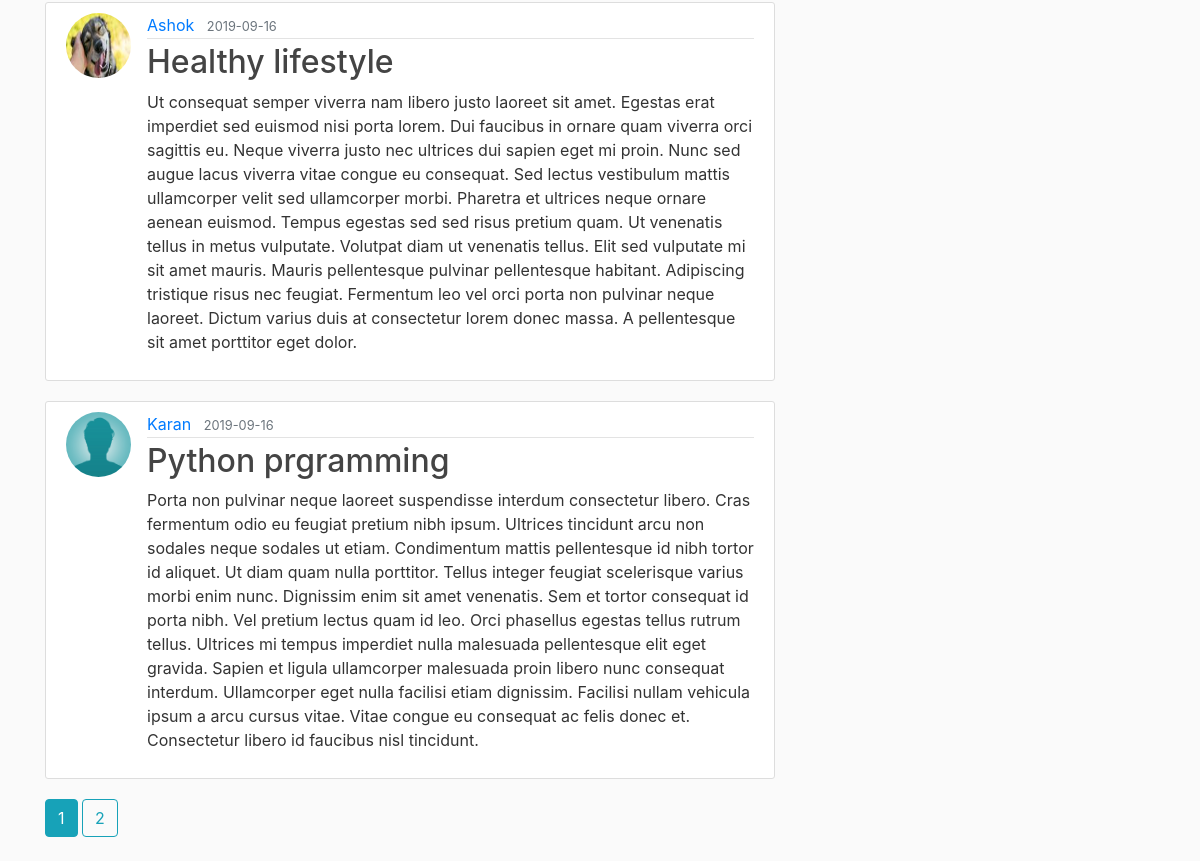
Page /home (lower part) on the earlier database version.
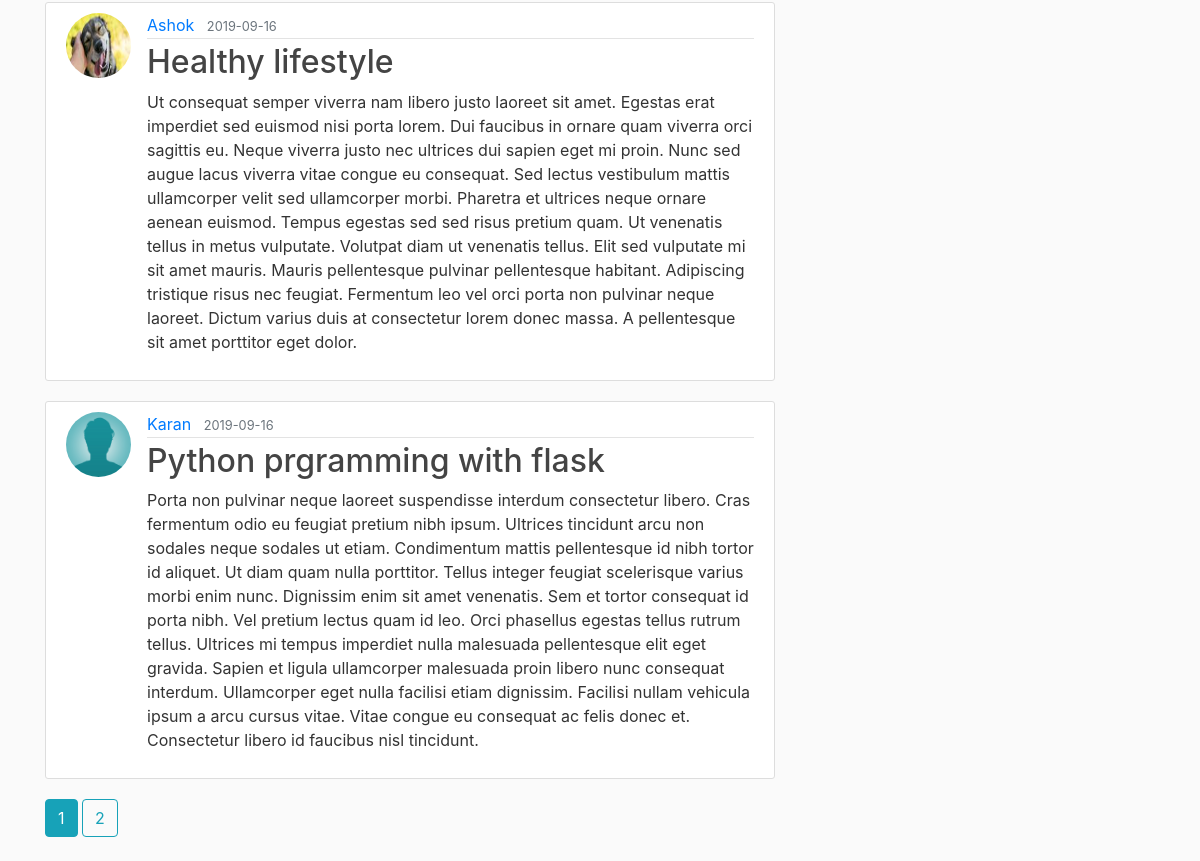
Same page on the later database version.
### flaskblog/models.py (models this page shows, shortened)
class Post(db.Model):
    id = db.Column(db.Integer, primary_key=True)
    title = db.Column(db.String(100), nullable=False)
    date_posted = db.Column(db.DateTime, nullable=False, default=datetime.utcnow)
    content = db.Column(db.Text, nullable=False)
    user_id = db.Column(db.Integer, db.ForeignKey('user.id'), nullable=False)

class User(db.Model, UserMixin):
    id = db.Column(db.Integer, primary_key=True)
    username = db.Column(db.String(20), unique=True, nullable=False)
    email = db.Column(db.String(120), unique=True, nullable=False)
    image_file = db.Column(db.String(20), nullable=False, default='default.jpg')
    password = db.Column(db.String(60), nullable=False)
    posts = db.relationship('Post', backref='author', lazy=True)

### flaskblog/main/routes.py (the view)
@main.route('/')
@main.route('/home')
def home():
    page = request.args.get('page', 1, type=int)
    posts = Post.query.order_by(Post.date_posted.desc()).paginate(page=page, per_page=5)
    return render_template('home.html', posts=posts)

### flaskblog/templates/home.html (shortened to what this page needs)
{% extends "layout.html" %}
{% block content %}
    {% for post in posts.items %}
        <article class="media content-section">
            <img class="rounded-circle article-img" src="{{ url_for('static', filename='profile_pics/' + post.author.image_file) }}">
          <div class="media-body">
            <div class="article-metadata">
              <a class="mr-2" href="{{ url_for('users.user_posts', username=post.author.username) }}">{{ post.author.username }}</a>
              <small class="text-muted">{{ post.date_posted.strftime('%Y-%m-%d') }}</small>
            </div>
            <h2><a class="article-title" href="{{ url_for('posts.post', post_id=post.id) }}">{{ post.title }}</a></h2>
            <p class="article-content">{{ post.content }}</p>
          </div>
        </article>
    {% endfor %}
    {% for page_num in posts.iter_pages(left_edge=1, right_edge=1, left_current=1, right_current=2) %}
        {% if page_num %}
            {% if posts.page == page_num %}
                <a href="{{ url_for('main.home', page=page_num) }}" class="btn btn-info mb-4">{{ page_num }}</a>
            {% else %}
                <a href="{{ url_for('main.home', page=page_num) }}" class="btn btn-outline-info mb-4">{{ page_num }}</a>
            {% endif %}
        {% endif %}
    {% endfor %}
{% endblock content %}

Differences in the rows shown:
changed Post "Karan": title "Python prgramming" → "Python prgramming with flask"
